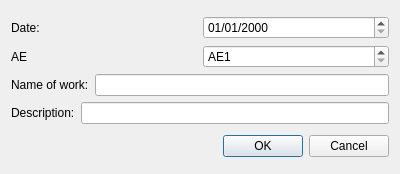
<?xml version="1.0" encoding="UTF-8"?>
<ui version="4.0">
 <class>checking</class>
 <widget class="QDialog" name="checking">
  <property name="geometry">
   <rect>
    <x>0</x>
    <y>0</y>
    <width>400</width>
    <height>174</height>
   </rect>
  </property>
  <property name="windowTitle">
   <string>Dialog</string>
  </property>
  <layout class="QGridLayout" name="gridLayout">
   <item row="0" column="0">
    <layout class="QVBoxLayout" name="verticalLayout">
     <item>
      <layout class="QHBoxLayout" name="horizontalLayout">
       <item>
        <widget class="QLabel" name="label">
         <property name="text">
          <string>Date:</string>
         </property>
        </widget>
       </item>
       <item>
        <widget class="QDateEdit" name="dateEdit">
         <property name="displayFormat">
          <string>dd/MM/yyyy</string>
         </property>
        </widget>
       </item>
      </layout>
     </item>
     <item>
      <layout class="QHBoxLayout" name="horizontalLayout_4">
       <item>
        <widget class="QLabel" name="label_4">
         <property name="text">
          <string>AE</string>
         </property>
        </widget>
       </item>
       <item>
        <widget class="QSpinBox" name="spinBox">
         <property name="suffix">
          <string/>
         </property>
         <property name="prefix">
          <string>AE</string>
         </property>
         <property name="minimum">
          <number>1</number>
         </property>
         <property name="maximum">
          <number>2</number>
         </property>
        </widget>
       </item>
      </layout>
     </item>
     <item>
      <layout class="QHBoxLayout" name="horizontalLayout_2">
       <item>
        <widget class="QLabel" name="label_2">
         <property name="text">
          <string>Name of work:</string>
         </property>
        </widget>
       </item>
       <item>
        <widget class="QLineEdit" name="plainTextEdit_2"/>
       </item>
      </layout>
     </item>
     <item>
      <layout class="QHBoxLayout" name="horizontalLayout_3">
       <item>
        <widget class="QLabel" name="label_3">
         <property name="text">
          <string>Description:</string>
         </property>
        </widget>
       </item>
       <item>
        <widget class="QLineEdit" name="plainTextEdit"/>
       </item>
      </layout>
     </item>
    </layout>
   </item>
   <item row="1" column="0">
    <widget class="QDialogButtonBox" name="buttonBox">
     <property name="orientation">
      <enum>Qt::Horizontal</enum>
     </property>
     <property name="standardButtons">
      <set>QDialogButtonBox::Cancel|QDialogButtonBox::Ok</set>
     </property>
    </widget>
   </item>
  </layout>
 </widget>
 <resources/>
 <connections>
  <connection>
   <sender>buttonBox</sender>
   <signal>accepted()</signal>
   <receiver>checking</receiver>
   <slot>accept()</slot>
   <hints>
    <hint type="sourcelabel">
     <x>248</x>
     <y>254</y>
    </hint>
    <hint type="destinationlabel">
     <x>157</x>
     <y>274</y>
    </hint>
   </hints>
  </connection>
  <connection>
   <sender>buttonBox</sender>
   <signal>rejected()</signal>
   <receiver>checking</receiver>
   <slot>reject()</slot>
   <hints>
    <hint type="sourcelabel">
     <x>316</x>
     <y>260</y>
    </hint>
    <hint type="destinationlabel">
     <x>286</x>
     <y>274</y>
    </hint>
   </hints>
  </connection>
 </connections>
</ui>
